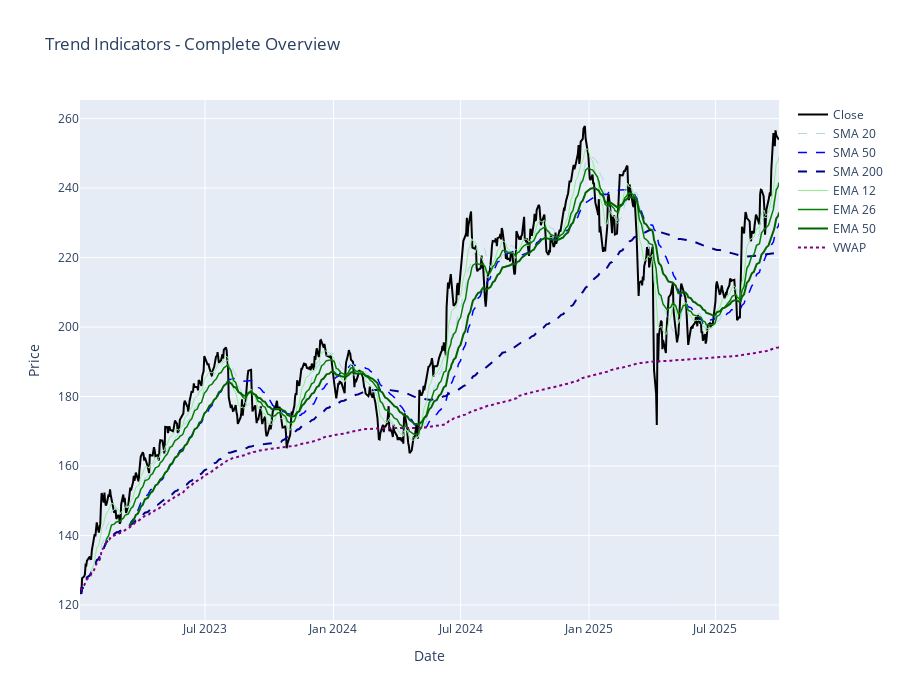

Notebook cell for this chart:
### Markdown cell above
## Combined View - All Trend Indicators

### Code cell
fig = go.Figure()

# Price
fig.add_trace(go.Scatter(x=df["date"], y=df["close"], name="Close", line={"color": "black", "width": 2}))

# SMAs
fig.add_trace(
    go.Scatter(x=df["date"], y=df["sma_20"], name="SMA 20", line={"color": "lightblue", "dash": "dash", "width": 1})
)
fig.add_trace(
    go.Scatter(x=df["date"], y=df["sma_50"], name="SMA 50", line={"color": "blue", "dash": "dash", "width": 1.5})
)
fig.add_trace(
    go.Scatter(x=df["date"], y=df["sma_200"], name="SMA 200", line={"color": "darkblue", "dash": "dash", "width": 2})
)

# EMAs
fig.add_trace(go.Scatter(x=df["date"], y=df["ema_12"], name="EMA 12", line={"color": "lightgreen", "width": 1}))
fig.add_trace(go.Scatter(x=df["date"], y=df["ema_26"], name="EMA 26", line={"color": "green", "width": 1.5}))
fig.add_trace(go.Scatter(x=df["date"], y=df["ema_50"], name="EMA 50", line={"color": "darkgreen", "width": 2}))

# VWAP
fig.add_trace(go.Scatter(x=df["date"], y=df["vwap"], name="VWAP", line={"color": "purple", "width": 2, "dash": "dot"}))

fig.update_layout(
    height=700, title_text="Trend Indicators - Complete Overview", xaxis_title="Date", yaxis_title="Price"
)
fig.show()

print("\n=== Trend Summary ===")
print(f"Price vs SMA 200: {'Above' if df['close'].iloc[-1] > df['sma_200'].iloc[-1] else 'Below'}")
print(f"Price vs EMA 50: {'Above' if df['close'].iloc[-1] > df['ema_50'].iloc[-1] else 'Below'}")
print(f"Price vs VWAP: {'Above' if df['close'].iloc[-1] > df['vwap'].iloc[-1] else 'Below'}")
print("\nMoving averages smooth noise and identify trend direction.")
print("Crossovers can signal trend changes (e.g., Golden Cross, Death Cross).")

### Figure 1 — Plotly figure (JSON) as saved in the notebook; plotly's stock layout.template omitted (floating-point values rounded to 4 significant figures; data arrays with more than 128 entries replaced by an {"elided": "..."} marker saying what was removed)
{"data": [{"line": {"color": "black", "width": 2}, "name": "Close", "type": "scatter", "x": {"elided": "688 str values"}, "y": {"elided": "688 float values"}}, {"line": {"color": "lightblue", "dash": "dash", "width": 1}, "name": "SMA 20", "type": "scatter", "x": {"elided": "688 str values"}, "y": {"elided": "688 float values"}}, {"line": {"color": "blue", "dash": "dash", "width": 1.5}, "name": "SMA 50", "type": "scatter", "x": {"elided": "688 str values"}, "y": {"elided": "688 float values"}}, {"line": {"color": "darkblue", "dash": "dash", "width": 2}, "name": "SMA 200", "type": "scatter", "x": {"elided": "688 str values"}, "y": {"elided": "688 float values"}}, {"line": {"color": "lightgreen", "width": 1}, "name": "EMA 12", "type": "scatter", "x": {"elided": "688 str values"}, "y": {"elided": "688 float values"}}, {"line": {"color": "green", "width": 1.5}, "name": "EMA 26", "type": "scatter", "x": {"elided": "688 str values"}, "y": {"elided": "688 float values"}}, {"line": {"color": "darkgreen", "width": 2}, "name": "EMA 50", "type": "scatter", "x": {"elided": "688 str values"}, "y": {"elided": "688 float values"}}, {"line": {"color": "purple", "dash": "dot", "width": 2}, "name": "VWAP", "type": "scatter", "x": {"elided": "688 str values"}, "y": {"elided": "688 float values"}}], "layout": {"height": 700, "title": {"text": "Trend Indicators - Complete Overview"}, "xaxis": {"title": {"text": "Date"}}, "yaxis": {"title": {"text": "Price"}}}}
